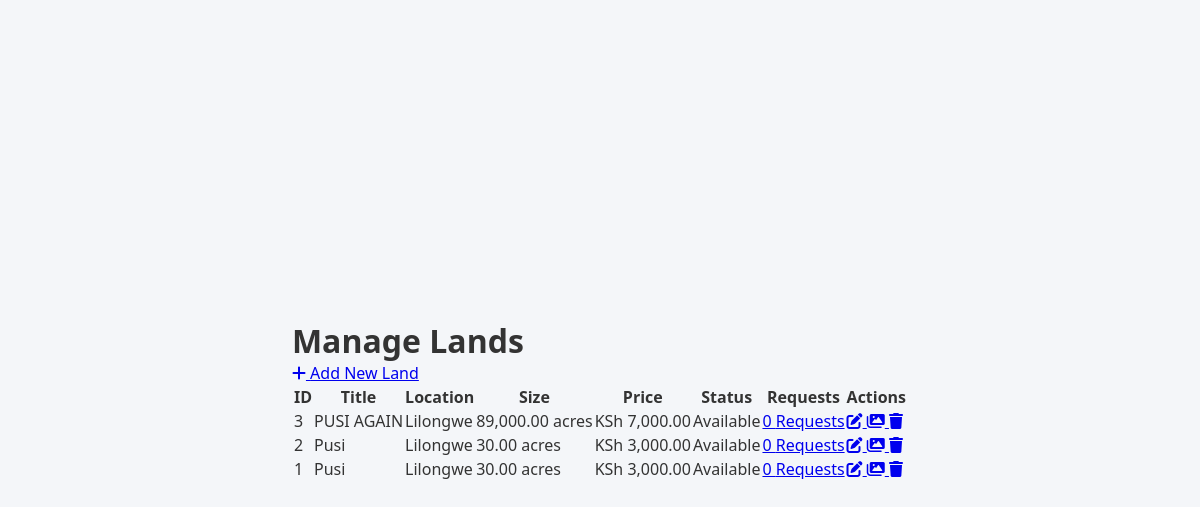
Page /admin/admin_land.php on the committed database.
### tables this page shows
CREATE TABLE IF NOT EXISTS `lands` (
  `id` int NOT NULL AUTO_INCREMENT,
  `title` varchar(255) NOT NULL,
  `description` text,
  `location` varchar(255) NOT NULL,
  `size` decimal(10,2) NOT NULL COMMENT 'in acres',
  `price` decimal(15,2) NOT NULL,
  `status` enum('available','sold','reserved') DEFAULT 'available',
  `featured` tinyint(1) DEFAULT '0',
  `created_at` timestamp NULL DEFAULT CURRENT_TIMESTAMP,
  `updated_at` timestamp NULL DEFAULT CURRENT_TIMESTAMP ON UPDATE CURRENT_TIMESTAMP,
  PRIMARY KEY (`id`)
);

### admin/admin_land.php (the view, shortened to what this page needs)
<?php
include 'includes/load_settings.php';
$page = isset($_GET['page']) ? (int)$_GET['page'] : 1;
$per_page = 10;
$offset = ($page - 1) * $per_page;
$lands = $conn->query("SELECT l.*, COUNT(lr.id) as request_count
                      FROM lands l
                      LEFT JOIN land_requests lr ON l.id = lr.land_id
                      GROUP BY l.id
                      ORDER BY l.created_at DESC
                      LIMIT $offset, $per_page")->fetch_all(MYSQLI_ASSOC);
?>
<!DOCTYPE html>
<html lang="en">
<head>
    <link rel="stylesheet" href="https://cdnjs.cloudflare.com/ajax/libs/font-awesome/6.0.0/css/all.min.css">
    <link rel="stylesheet" href="/smart-printing-system/assets/css/admin.css">
</head>
<body>
    <div class="admin-container">
        <main class="admin-content">
            <div class="d-flex justify-content-between align-items-center mb-4">
                <h1>Manage Lands</h1>
                <a href="add_land.php" class="btn btn-primary">
                    <i class="fas fa-plus"></i> Add New Land
                </a>
            </div>
            <div class="table-responsive">
                <table class="admin-table">
                    <thead>
                        <tr>
                            <th>ID</th>
                            <th>Title</th>
                            <th>Location</th>
                            <th>Size</th>
                            <th>Price</th>
                            <th>Status</th>
                            <th>Requests</th>
                            <th>Actions</th>
                        </tr>
                    </thead>
                    <tbody>
                        <?php foreach ($lands as $land): ?>
                        <tr>
                            <td><?= $land['id'] ?></td>
                            <td><?= htmlspecialchars($land['title']) ?></td>
                            <td><?= htmlspecialchars($land['location']) ?></td>
                            <td><?= number_format($land['size'], 2) ?> acres</td>
                            <td>KSh <?= number_format($land['price'], 2) ?></td>
                            <td>
                                <span class="status-badge <?= $land['status'] ?>">
                                    <?= ucfirst($land['status']) ?>
                                </span>
                            </td>
                            <td>
                                <a href="land_requests.php?land_id=<?= $land['id'] ?>" class="btn btn-sm btn-info">
                                    <?= $land['request_count'] ?> Requests
                                </a>
                            </td>
                            <td>
                                <a href="edit_land.php?id=<?= $land['id'] ?>" class="btn btn-sm btn-primary">
                                    <i class="fas fa-edit"></i>
                                </a>
                                <a href="manage_images.php?land_id=<?= $land['id'] ?>" class="btn btn-sm btn-secondary">
                                    <i class="fas fa-images"></i>
                                </a>
                                <a href="delete_land.php?id=<?= $land['id'] ?>" class="btn btn-sm btn-danger" onclick="return confirm('Are you sure?')">
                                    <i class="fas fa-trash"></i>
                                </a>
                            </td>
                        </tr>
                        <?php endforeach; ?>
                    </tbody>
                </table>
            </div>
        </main>
    </div>
</body>
</html>

### assets/css/admin.css (style rules this page uses)
* { box-sizing: border-box; margin: 0; padding: 0; }
body { font-family: 'Segoe UI', Tahoma, Geneva, Verdana, sans-serif; background: #f4f6f9; color: #333; min-height: 100vh; display: flex; align-items: center; justify-content: center; }

### rows in the picture
lands: id "3", title "PUSI AGAIN", location "Lilongwe", size "89,000.00", price "7,000.00", status "Available", request_count "0"
lands: id "2", title "Pusi", location "Lilongwe", size "30.00", price "3,000.00", status "Available", request_count "0"
lands: id "1", title "Pusi", location "Lilongwe", size "30.00", price "3,000.00", status "Available", request_count "0"
